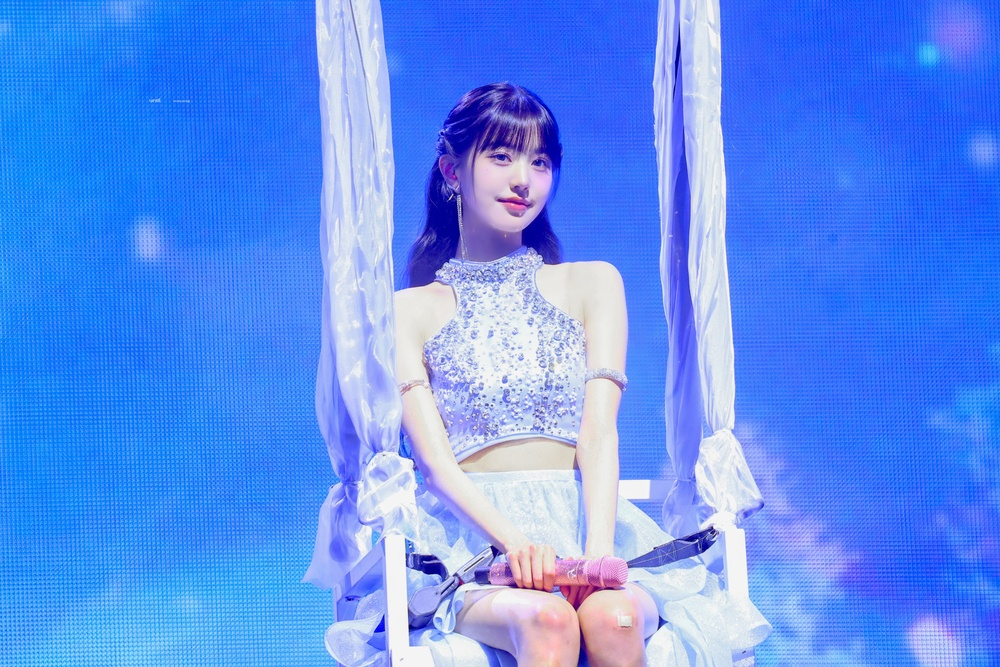
#> input picture wonyoung.JPG, 1000 x 667 px, shrunk from 4096 x 2730 before the run
$ python test.py
#> lines starting #> are read from the running program, lines starting #| are printed output that depends on the picture
import cv2 #cv2 불러오기

src = cv2.imread('wonyoung.JPG', cv2.IMREAD_COLOR) #imread 이미지 읽기, cv.2IMREAD_~~는 이미지 파일을 Color로 읽어들입니다. 투명한 부분은 무시되며, Default값입니다.
#> src is the input picture: shape (667, 1000, 3); mean B, G, R 241.6, 143.9, 93.9

cv2.imshow('src', src) #imshow 함수는 이미지를 사이즈에 맞게 보여줍니다.

for sigma in range(1, 10): #시그마 1부터 3까지 반복문
    dst = cv2.GaussianBlur(src, (0, 0), sigma) #ksize: 가우시안 커널 크기. (0, 0)을 지정하면 sigma 값에 의해 자동 결정됨

    desc = 'sigma = {}'.format(sigma) # 시그마 숫자대로 문자열 처리
    cv2.putText(dst, desc,(150,300), cv2.FONT_HERSHEY_COMPLEX, 5.0, (0,0,0),cv2.LINE_AA)
    #cv2.putText(image, text, org, font, fontScale, color[, thickness[, lineType[, bottomLeftOrigin]]])

    cv2.imshow('dst', dst)
    cv2.waitKey()
#> this loop made 9 passes
#> pass 1, `cv2.imshow('dst', dst)`:
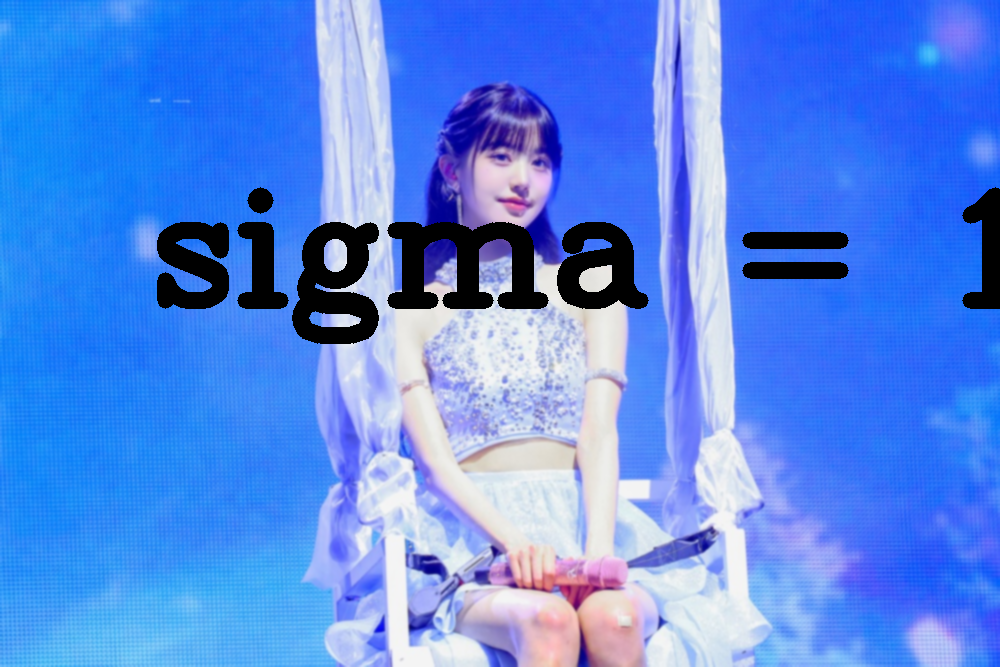
#> window 'dst': shape (667, 1000, 3); mean B, G, R 229.5, 136.6, 88.5
#> pass 2, `cv2.imshow('dst', dst)`:
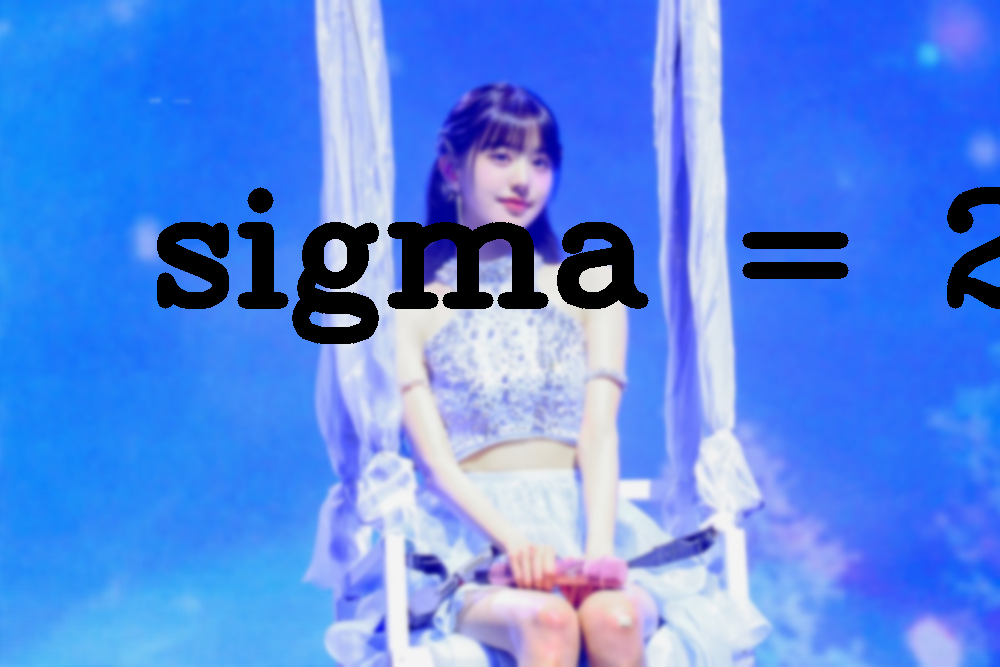
#> window 'dst': shape (667, 1000, 3); mean B, G, R 229.3, 136.4, 88.5
#> after the loop:
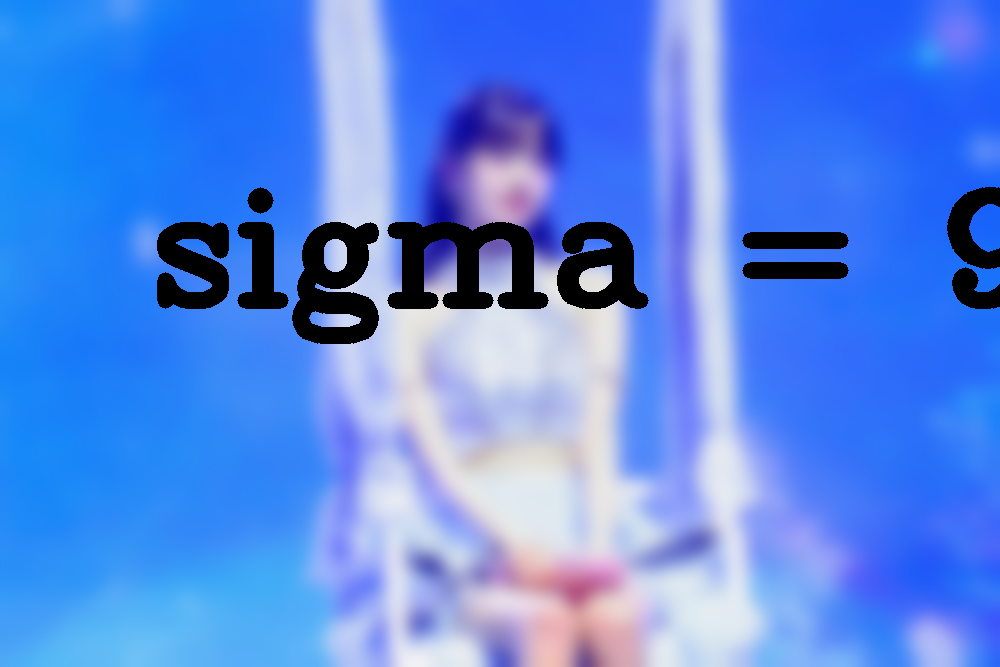
#> dst: shape (667, 1000, 3); mean B, G, R 229.2, 136.4, 88.5

cv2.destroyAllWindows
